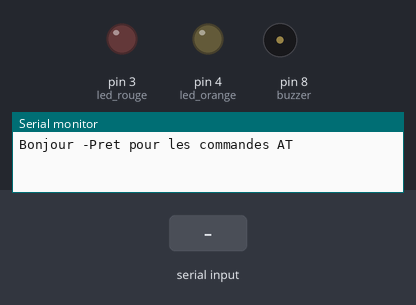
The sketch below on a simulated Arduino Uno, built with avr-gcc and run on an emulated ATmega328P. On the bench: output pins drawn as LEDs (lit = HIGH), buzzer (waves = sounding), the last lines printed to the serial monitor. Inputs (shaded band) come from the test bench.

Above: at 2.2 s.
2.3 s: "A" received over the second serial link
3.8 s: "A" received over the second serial link
At 4.1 s:
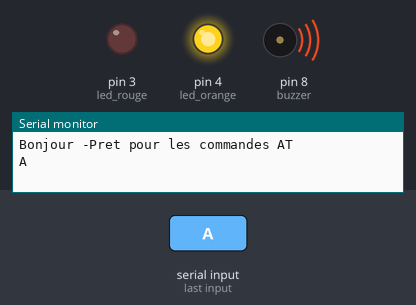
At 5.5 s:
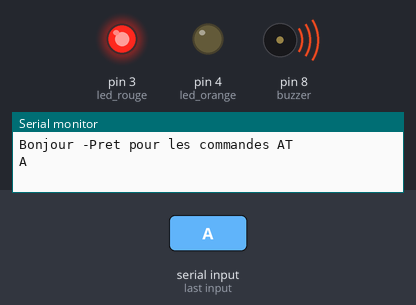
5.8 s: "1" received over the second serial link
Timing chart, 0 to 8.8 s (numbered marks = the images above; inputs shaded):
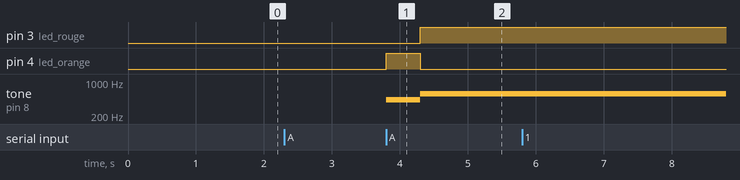

The sketch:

pbluetooth_nonfonctionnel.ino
```cpp
#include<SoftwareSerial.h>
#define RX 10
#define TX 11
SoftwareSerial BlueT(RX,TX);

int buzzer = 8;
const int led_rouge = 3;
const int led_orange = 4;
char Data;


void setup() {
  pinMode(led_rouge, OUTPUT);
  pinMode(led_orange,OUTPUT);
  Serial.begin(9600);
  delay(500);
  Serial.println("Bonjour -Pret pour les commandes AT");
  BlueT.begin(9600);
  delay(500);
  }


void loop() {
  //Du module vers le moniteur
  while (BlueT.available()) {
    Serial.print(char(BlueT.read())); }
  //Du moniteur vers le module
  while (Serial.available()) {
    BlueT.write(char(Serial.read())); }


  Data=BlueT.read();
if (Data=='A') {
  digitalWrite(led_rouge, LOW);
  digitalWrite(led_orange,HIGH);
  tone(buzzer, 435);
  delay(500);
  digitalWrite(led_rouge,HIGH);
  digitalWrite(led_orange, LOW);
  tone(buzzer,580);
  delay(500);
}


}
```

Measured:
- after the input at 3.8 s, pin 3 (led_rouge): LOW → HIGH after 0.50 s; pin 4 (led_orange): LOW → HIGH at once, → LOW 0.50 s later; tone on pin 8 (buzzer): silent → 435 Hz at once, → 580 Hz 0.50 s later
